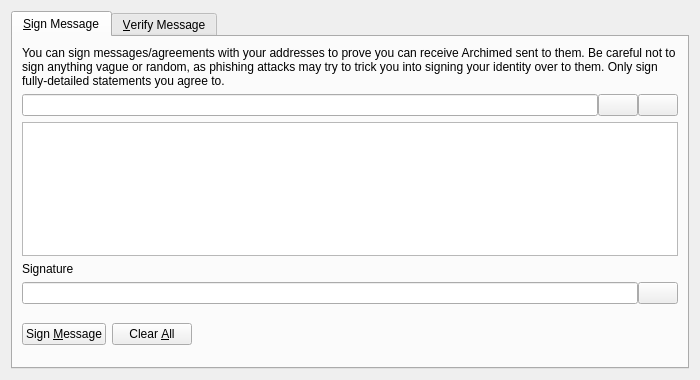
<?xml version="1.0" encoding="UTF-8"?>
<ui version="4.0">
 <class>SignVerifyMessageDialog</class>
 <widget class="QDialog" name="SignVerifyMessageDialog">
  <property name="geometry">
   <rect>
    <x>0</x>
    <y>0</y>
    <width>700</width>
    <height>380</height>
   </rect>
  </property>
  <property name="windowTitle">
   <string>Signatures - Sign / Verify a Message</string>
  </property>
  <property name="modal">
   <bool>true</bool>
  </property>
  <layout class="QVBoxLayout" name="verticalLayout">
   <item>
    <widget class="QTabWidget" name="tabWidget">
     <property name="currentIndex">
      <number>0</number>
     </property>
     <widget class="QWidget" name="tabSignMessage">
      <attribute name="title">
       <string>&amp;Sign Message</string>
      </attribute>
      <layout class="QVBoxLayout" name="verticalLayout_SM">
       <item>
        <widget class="QLabel" name="infoLabel_SM">
         <property name="text">
          <string>You can sign messages/agreements with your addresses to prove you can receive Archimed sent to them. Be careful not to sign anything vague or random, as phishing attacks may try to trick you into signing your identity over to them. Only sign fully-detailed statements you agree to.</string>
         </property>
         <property name="textFormat">
          <enum>Qt::PlainText</enum>
         </property>
         <property name="wordWrap">
          <bool>true</bool>
         </property>
        </widget>
       </item>
       <item>
        <layout class="QHBoxLayout" name="horizontalLayout_1_SM">
         <property name="spacing">
          <number>0</number>
         </property>
         <item>
          <widget class="QValidatedLineEdit" name="addressIn_SM">
           <property name="toolTip">
            <string>The Archimed address to sign the message with</string>
           </property>
          </widget>
         </item>
         <item>
          <widget class="QPushButton" name="addressBookButton_SM">
           <property name="toolTip">
            <string>Choose previously used address</string>
           </property>
           <property name="text">
            <string/>
           </property>
           <property name="shortcut">
            <string>Alt+A</string>
           </property>
           <property name="autoDefault">
            <bool>false</bool>
           </property>
          </widget>
         </item>
         <item>
          <widget class="QPushButton" name="pasteButton_SM">
           <property name="toolTip">
            <string>Paste address from clipboard</string>
           </property>
           <property name="text">
            <string/>
           </property>
           <property name="shortcut">
            <string>Alt+P</string>
           </property>
           <property name="autoDefault">
            <bool>false</bool>
           </property>
          </widget>
         </item>
        </layout>
       </item>
       <item>
        <widget class="QPlainTextEdit" name="messageIn_SM">
         <property name="toolTip">
          <string>Enter the message you want to sign here</string>
         </property>
        </widget>
       </item>
       <item>
        <widget class="QLabel" name="signatureLabel_SM">
         <property name="text">
          <string>Signature</string>
         </property>
         <property name="textFormat">
          <enum>Qt::PlainText</enum>
         </property>
        </widget>
       </item>
       <item>
        <layout class="QHBoxLayout" name="horizontalLayout_2_SM">
         <property name="spacing">
          <number>0</number>
         </property>
         <item>
          <widget class="QLineEdit" name="signatureOut_SM">
           <property name="font">
            <font>
             <italic>true</italic>
            </font>
           </property>
           <property name="readOnly">
            <bool>true</bool>
           </property>
          </widget>
         </item>
         <item>
          <widget class="QPushButton" name="copySignatureButton_SM">
           <property name="toolTip">
            <string>Copy the current signature to the system clipboard</string>
           </property>
           <property name="text">
            <string/>
           </property>
           <property name="autoDefault">
            <bool>false</bool>
           </property>
          </widget>
         </item>
        </layout>
       </item>
       <item>
        <layout class="QHBoxLayout" name="horizontalLayout_3_SM">
         <item>
          <widget class="QPushButton" name="signMessageButton_SM">
           <property name="toolTip">
            <string>Sign the message to prove you own this Archimed address</string>
           </property>
           <property name="text">
            <string>Sign &amp;Message</string>
           </property>
           <property name="autoDefault">
            <bool>false</bool>
           </property>
          </widget>
         </item>
         <item>
          <widget class="QPushButton" name="clearButton_SM">
           <property name="toolTip">
            <string>Reset all sign message fields</string>
           </property>
           <property name="text">
            <string>Clear &amp;All</string>
           </property>
           <property name="autoDefault">
            <bool>false</bool>
           </property>
          </widget>
         </item>
         <item>
          <spacer name="horizontalSpacer_1_SM">
           <property name="orientation">
            <enum>Qt::Horizontal</enum>
           </property>
           <property name="sizeHint" stdset="0">
            <size>
             <width>40</width>
             <height>48</height>
            </size>
           </property>
          </spacer>
         </item>
         <item>
          <widget class="QLabel" name="statusLabel_SM">
           <property name="font">
            <font>
             <weight>75</weight>
             <bold>true</bold>
            </font>
           </property>
           <property name="text">
            <string/>
           </property>
           <property name="wordWrap">
            <bool>true</bool>
           </property>
          </widget>
         </item>
         <item>
          <spacer name="horizontalSpacer_2_SM">
           <property name="orientation">
            <enum>Qt::Horizontal</enum>
           </property>
           <property name="sizeHint" stdset="0">
            <size>
             <width>40</width>
             <height>48</height>
            </size>
           </property>
          </spacer>
         </item>
        </layout>
       </item>
      </layout>
     </widget>
     <widget class="QWidget" name="tabVerifyMessage">
      <attribute name="title">
       <string>&amp;Verify Message</string>
      </attribute>
      <layout class="QVBoxLayout" name="verticalLayout_VM">
       <item>
        <widget class="QLabel" name="infoLabel_VM">
         <property name="text">
          <string>Enter the receiver's address, message (ensure you copy line breaks, spaces, tabs, etc. exactly) and signature below to verify the message. Be careful not to read more into the signature than what is in the signed message itself, to avoid being tricked by a man-in-the-middle attack. Note that this only proves the signing party receives with the address, it cannot prove sendership of any transaction!</string>
         </property>
         <property name="textFormat">
          <enum>Qt::PlainText</enum>
         </property>
         <property name="alignment">
          <set>Qt::AlignLeading|Qt::AlignLeft|Qt::AlignTop</set>
         </property>
         <property name="wordWrap">
          <bool>true</bool>
         </property>
        </widget>
       </item>
       <item>
        <layout class="QHBoxLayout" name="horizontalLayout_1_VM">
         <property name="spacing">
          <number>0</number>
         </property>
         <item>
          <widget class="QValidatedLineEdit" name="addressIn_VM">
           <property name="toolTip">
            <string>The Archimed address the message was signed with</string>
           </property>
          </widget>
         </item>
         <item>
          <widget class="QPushButton" name="addressBookButton_VM">
           <property name="toolTip">
            <string>Choose previously used address</string>
           </property>
           <property name="text">
            <string/>
           </property>
           <property name="shortcut">
            <string>Alt+A</string>
           </property>
           <property name="autoDefault">
            <bool>false</bool>
           </property>
          </widget>
         </item>
        </layout>
       </item>
       <item>
        <widget class="QPlainTextEdit" name="messageIn_VM"/>
       </item>
       <item>
        <widget class="QValidatedLineEdit" name="signatureIn_VM"/>
       </item>
       <item>
        <layout class="QHBoxLayout" name="horizontalLayout_2_VM">
         <item>
          <widget class="QPushButton" name="verifyMessageButton_VM">
           <property name="toolTip">
            <string>Verify the message to ensure it was signed with the specified Archimed address</string>
           </property>
           <property name="text">
            <string>Verify &amp;Message</string>
           </property>
           <property name="autoDefault">
            <bool>false</bool>
           </property>
          </widget>
         </item>
         <item>
          <widget class="QPushButton" name="clearButton_VM">
           <property name="toolTip">
            <string>Reset all verify message fields</string>
           </property>
           <property name="text">
            <string>Clear &amp;All</string>
           </property>
           <property name="autoDefault">
            <bool>false</bool>
           </property>
          </widget>
         </item>
         <item>
          <spacer name="horizontalSpacer_1_VM">
           <property name="orientation">
            <enum>Qt::Horizontal</enum>
           </property>
           <property name="sizeHint" stdset="0">
            <size>
             <width>40</width>
             <height>48</height>
            </size>
           </property>
          </spacer>
         </item>
         <item>
          <widget class="QLabel" name="statusLabel_VM">
           <property name="font">
            <font>
             <weight>75</weight>
             <bold>true</bold>
            </font>
           </property>
           <property name="text">
            <string/>
           </property>
           <property name="wordWrap">
            <bool>true</bool>
           </property>
          </widget>
         </item>
         <item>
          <spacer name="horizontalSpacer_2_VM">
           <property name="orientation">
            <enum>Qt::Horizontal</enum>
           </property>
           <property name="sizeHint" stdset="0">
            <size>
             <width>40</width>
             <height>48</height>
            </size>
           </property>
          </spacer>
         </item>
        </layout>
       </item>
      </layout>
     </widget>
    </widget>
   </item>
  </layout>
 </widget>
 <customwidgets>
  <customwidget>
   <class>QValidatedLineEdit</class>
   <extends>QLineEdit</extends>
   <header>qvalidatedlineedit.h</header>
  </customwidget>
 </customwidgets>
 <resources>
  <include location="../archimed.qrc"/>
 </resources>
 <connections/>
</ui>
